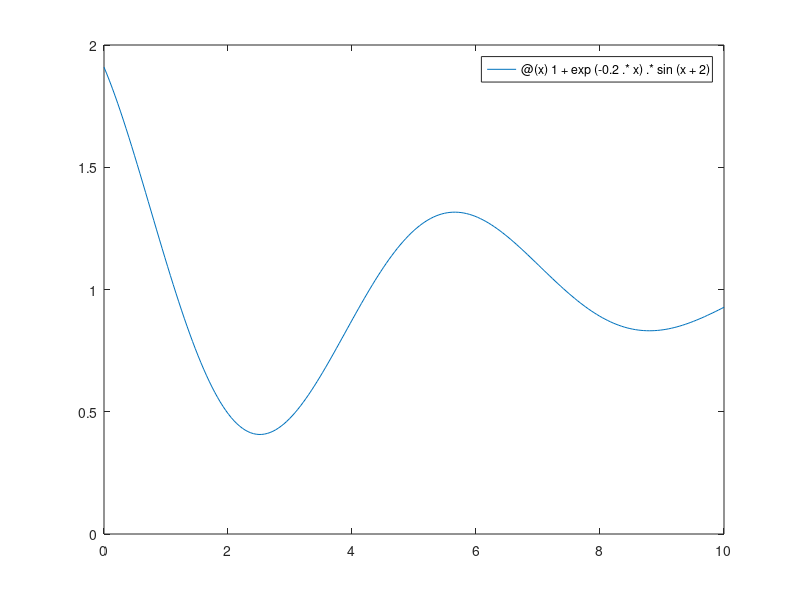

Reproduce this figure in MATLAB. (Note: this script raises an error after producing the figure.)
y = @(x) 1 + exp(-0.2.*x).*sin(x+2);

a = fminbnd (y, 0, 10);

b = fplot (y, [0,10], 0.001);
hold on;

fprintf("(x, y) = (%2.4f, %2.4f)",a ,y(a));

y1 = @(x) 1 + exp(-0.2.*x).*sin(x + c);

c=2.5;

a1 = fminbnd (y1, 0, 10);

b1 = fplot (y1, [0,10], 0.001);

fprintf("(x, y) = (%2.4f, %2.4f)",a1 ,y1(a1));
